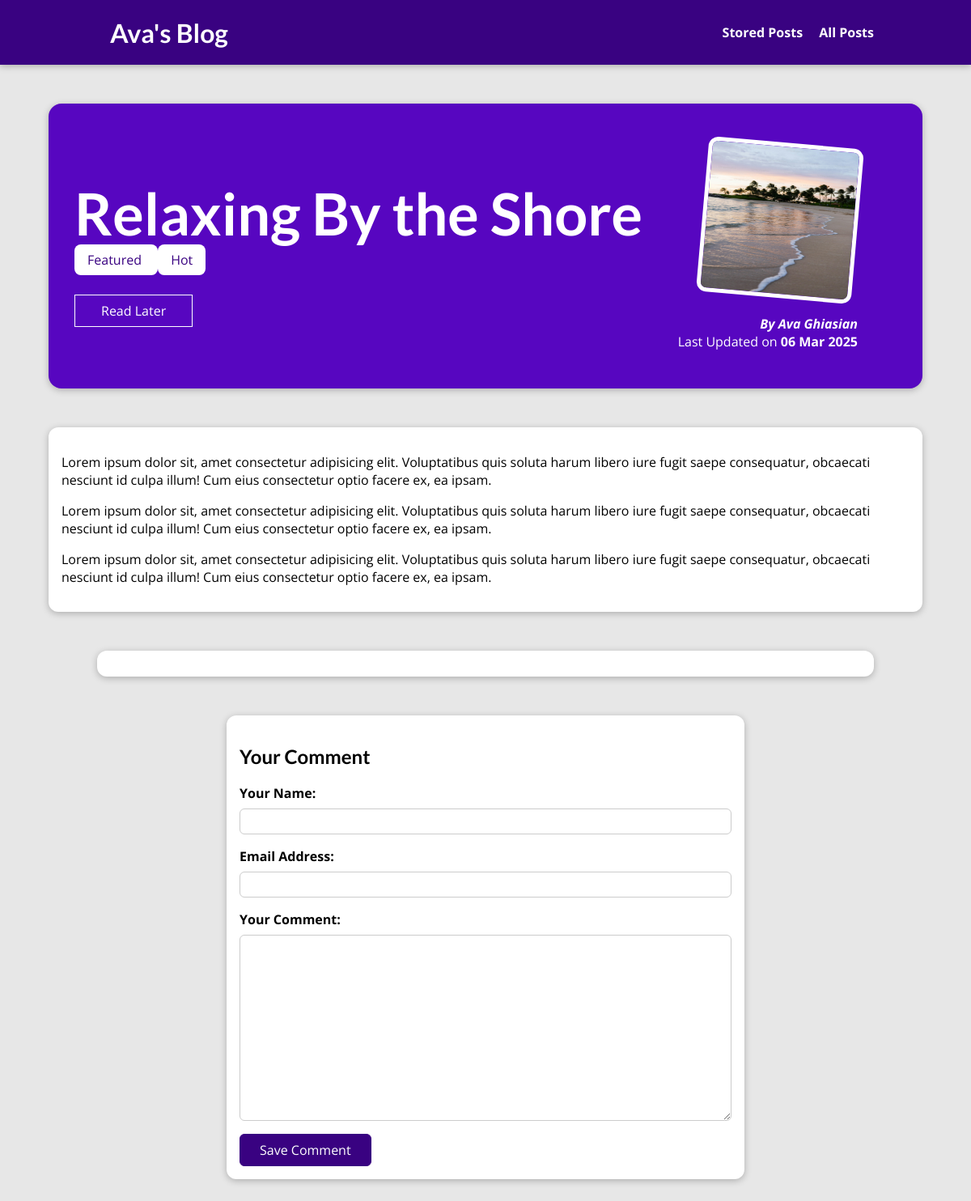
The page /posts/relaxing-by-the-shore on the database as committed earlier.
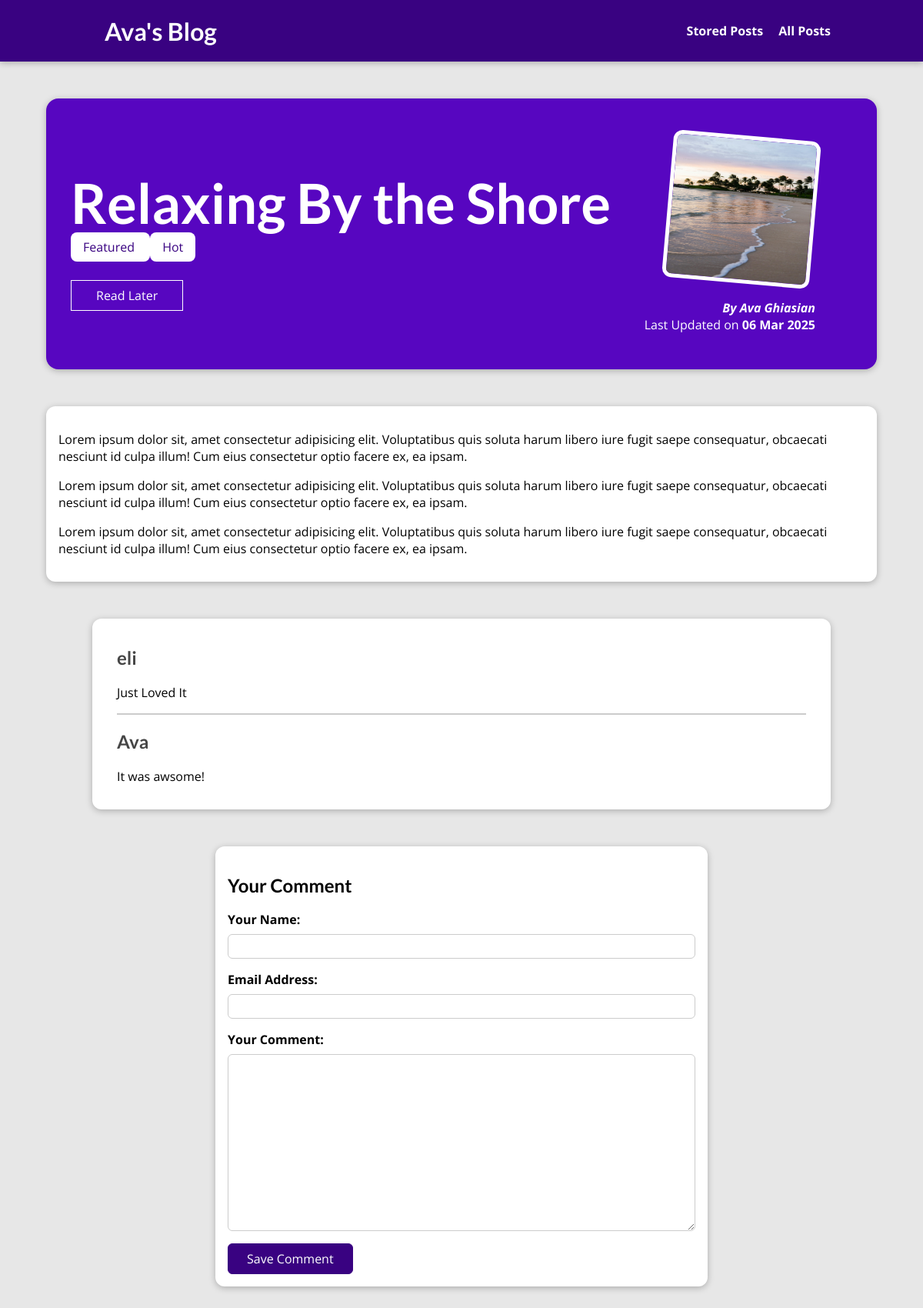
The same page on the database as committed later.
### blog/models.py (models this page shows, shortened)
class Post(models.Model):
    title = models.CharField(max_length=100)
    excerpt = models.CharField(max_length=250)
    image = models.ImageField(upload_to="posts", null=True)
    date = models.DateField(auto_now=True)
    slug = models.SlugField(unique=True, db_index=True)
    content = models.TextField(validators=[MinLengthValidator(10)])
    author = models.ForeignKey(
        Author, on_delete=models.SET_NULL, null=True, related_name="posts")
    tags = models.ManyToManyField(Tag)

class Tag(models.Model):
    caption = models.CharField(max_length=20)

class Author(models.Model):
    first_name = models.CharField(max_length=100)
    last_name = models.CharField(max_length=100)
    email = models.EmailField()
    def full_name(self):
        return f"{self.first_name} {self.last_name}"
    def __str__(self):
        return self.full_name()

class Comment(models.Model):
    user_name = models.CharField(max_length=150)
    user_email = models.EmailField()
    text = models.TextField(max_length=500)
    post = models.ForeignKey(
        Post, on_delete=models.CASCADE, related_name="comments")

### blog/views.py (the view, shortened to what this page needs)
# urls.py: path("posts/<slug:slug>", views.SinglePostView.as_view(),
class SinglePostView(View):
    def is_stored_post(self, request, post_id):
        stored_posts = request.session.get("stored_posts")
        if stored_posts is not None:
            is_saved_for_later = post_id in stored_posts
        else:
            is_saved_for_later = False
        return is_saved_for_later
    def get(self, request, slug):
        post = Post.objects.get(slug=slug)
        context = {
            "post": post,
            "post_tags": post.tags.all(),
            "comment_form": CommentForm(),
            "comments": post.comments.all().order_by("-id"),
            "saved_for_later": self.is_stored_post(request, post.id)
        }
        return render(request, "blog/post_detail.html", context)

### blog/forms.py
class CommentForm(forms.ModelForm):
    class Meta:
        model = Comment
        exclude = ["post"]
        labels = {
            "user_name": "Your Name",
            "user_email": "Email Address",
            "text": "Your Comment:"
        }

### blog/templates/blog/post_detail.html (shortened to what this page needs)
{% extends "base.html" %}
{% load static %}
{% block css_files %}
    <link rel="stylesheet" href="{% static "blog/post_detail.css" %}">
{% endblock %}
{% block content %}
    <section id="summary">
        <h2>{{ post.title }}</h2>
        <div>
            {% for tag in post_tags %}
                <span class="tag"> {{ tag.caption }} </span>
            {% endfor %}
        </div>
        <div id="read-later">
            <form action="{% url "read-later" %}" method="POST">
                <button>
                    {% if saved_for_later %}
                        Remove from "Read Later" List
                    {% else %}
                        Read Later
                    {% endif %}
                </button>
            </form>
          </div>
        <article>
            <img src="{{ post.image.url }}" alt="{{ post.title }}"/>
            <address>By <a href="mailto:{{ post.author.email }}">{{ post.author }}</a></address>
            <div>
                Last Updated on <time>{{ post.date|date:"d M Y"}}</time>
            </div>
        </article>
    </section>
    <main>
        {{ post.content|linebreaks }}
    </main>
    <section id="comments">
        <ul>
          {% for comment in comments %}
            <li>
              <h2>{{ comment.user_name }}</h2>
              <p>{{ comment.text|linebreaks }}</p>
            </li>
          {% endfor %}
        </ul>
      </section>
    <section id="comment-form">
        <h2>Your Comment</h2>
        <form action="{% url "post-detail-page" post.slug %}" method="POST">
            {% for form_field in comment_form %}
                <div class="form-control {% if form_field.errors %}invalid{% endif %}">
                    {{ form_field.label_tag }}
                    {{ form_field }}
                </div>
            {% endfor %}
            <button>Save Comment</button>
        </form>
    </section>
{% endblock %}

### templates/base.html (shortened to what this page needs)
{% load static %}
<!DOCTYPE html>
<html lang="en">
    <head>
        <link rel="stylesheet" href="{% static "app.css" %}">
        {% block css_files %} {% endblock %}
    </head>
    <body>
        <header id="main-navigation">
            <h1><a href="{% url "start-page" %}">Ava's Blog</a></h1>
            <nav>
                <a href="{% url "read-later" %}">Stored Posts</a>
                <a href="{% url "posts-page" %}">All Posts</a>
            </nav>
        </header>
        {% block content %} {% endblock %}
    </body>
</html>

### static/app.css (style rules this page uses)
* { box-sizing: border-box; }
html { font-family: 'Open Sans', 'Lato', sans-serif; }
body { margin: 0; }
h1, h2, h3 { font-family: 'Lato', sans-serif; font-weight: bold; }
#main-navigation { width: 100%; height: 5rem; display: flex; justify-content: space-between; align-items: center; padding: 0 10%; position: absolute; top: 0; left: 0; }
#main-navigation a { text-decoration: none; color: white; font-weight: bold; margin-left: 1rem; }

### blog/static/blog/post_detail.css (style rules this page uses)
body { background-color: #e7e7e7; }
#main-navigation { background-color: #390281; box-shadow: 0 2px 8px rgba(0, 0, 0, 0.25); }
#summary { margin: 8rem auto 3rem auto; padding: 2rem; width: 90%; max-width: 90rem; border-radius: 16px; background-color: #5706c0; position: relative; box-shadow: 0 2px 8px rgba(0, 0, 0, 0.25); height: 22rem; }
#summary h2 { color: white; font-size: 4.5rem; margin-bottom: 0.25rem; }
#summary article { position: absolute; top: 2rem; right: 3rem; padding: 1rem 2rem; border-radius: 12px; text-align: right; color: white; }
#summary article img { width: 12rem; height: 12rem; border-radius: 12px; transform: rotateZ(5deg); border: 5px solid white; margin-bottom: 1rem; }
#summary address { font-weight: bold; }
#summary a { color: white; text-decoration: none; }
#summary time { font-weight: bold; }
#read-later { margin: 2rem 0; }
#read-later button { background-color: transparent; border: 1px solid white; padding: 0.5rem 2rem; font: inherit; color: white; cursor: pointer; }
main { width: 90%; max-width: 90rem; margin: 3rem auto; background-color: white; padding: 1rem; border-radius: 12px; box-shadow: 0 2px 8px rgba(0, 0, 0, 0.25); }
.tag { background-color: white; color: #390281; padding: 0.5rem 1rem; border-radius: 8px; }
#comment-form { margin: 3rem auto; width: 90%; max-width: 40rem; border-radius: 12px; background-color: white; box-shadow: 0 2px 8px rgba(0, 0, 0, 0.25); padding: 1rem; }
#comment-form button { font: inherit; background-color: #390281; color: white; border: 1px solid #390281; padding: 0.5rem 1.5rem; border-radius: 6px; cursor: pointer; }
.form-control { margin-bottom: 1rem; }
.form-control label { font-weight: bold; margin-bottom: 0.5rem; display: block; }
.form-control input, .form-control textarea { display: block; width: 100%; font: inherit; padding: 0.25rem; border-radius: 6px; border: 1px solid #ccc; }
#comments { margin: 3rem auto; width: 90%; max-width: 60rem; border-radius: 12px; background-color: white; box-shadow: 0 2px 8px rgba(0, 0, 0, 0.25); padding: 1rem 2rem; }
#comments ul { list-style: none; margin: 0; padding: 0; }
#comments li { margin-bottom: 1rem; border-bottom: 2px solid #ccc; }
#comments li:last-of-type { border-bottom: none; }
#comments h2 { color: #464646; }

Rows that differ between the two databases and show on the page:
added Comment: user_name "eli", text "Just Loved It"
added Comment: user_name "Ava", text "It was awsome!"
